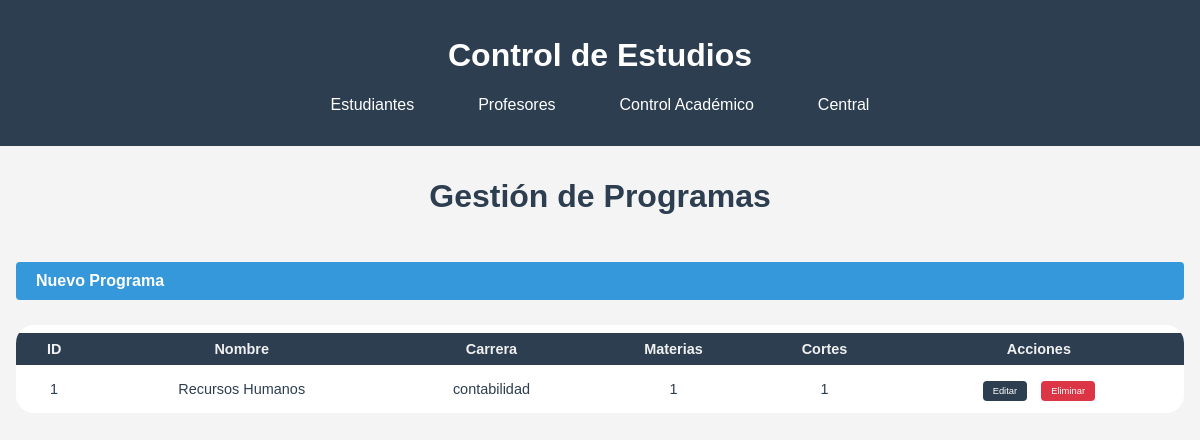
Page /control_academico/programas on the committed database.
### modulos/control_academico/models.py (models this page shows, shortened)
class Programa(db.Model):
    __tablename__ = 'programas'
    id = db.Column(db.Integer, primary_key=True)
    nombre = db.Column(db.String(100), nullable=False)
    carrera_id = db.Column(db.Integer, db.ForeignKey('carreras.id'), nullable=False)
    carrera = db.relationship('Carrera', back_populates='programas')
    materias = db.relationship('Materia', back_populates='programa')
    cortes = db.relationship('Corte', back_populates='programa')

class Carrera(db.Model):
    __tablename__ = 'carreras'
    id = db.Column(db.Integer, primary_key=True)
    nombre = db.Column(db.String(100), nullable=False, unique=True)
    programas = db.relationship('Programa', back_populates='carrera')
    estudiantes = db.relationship('Estudiante', back_populates='carrera')

### modulos/control_academico/routes.py (the view)
@bp.route('/programas')
def listar_programas():
    programas = Programa.query.all()
    carreras = Carrera.query.all()
    return render_template('control_academico/programas.html',
                         programas=programas, carreras=carreras)

### modulos/control_academico/templates/control_academico/programas.html (shortened to what this page needs)
{% extends "central/base.html" %}
{% block content %}
<div class="welcome-container">
    <h1 class="titulo-estudiantes">Gestión de Programas</h1>
    <div class="tabla-estudiantes-contenedor">
        <a href="{{ url_for('control_academico.crear_programa') }}" class="btn-nuevo-estudiante">Nuevo Programa</a>
        <table class="tabla-estudiantes">
            <thead>
                <tr>
                    <th>ID</th>
                    <th>Nombre</th>
                    <th>Carrera</th>
                    <th>Materias</th>
                    <th>Cortes</th>
                    <th>Acciones</th>
                </tr>
            </thead>
            <tbody>
                {% for programa in programas %}
                <tr>
                    <td>{{ programa.id }}</td>
                    <td>{{ programa.nombre }}</td>
                    <td>{{ programa.carrera.nombre }}</td>
                    <td>{{ programa.materias|length }}</td>
                    <td>{{ programa.cortes|length }}</td>
                    <td>
                        <a href="{{ url_for('control_academico.editar_programa', id=programa.id) }}" class="btn-accion editar">Editar</a>
                        <a href="{{ url_for('control_academico.eliminar_programa', id=programa.id) }}" class="btn-accion eliminar" onclick="return confirm('¿Estás seguro de que quieres eliminar este programa?')">Eliminar</a>
                    </td>
                </tr>
                {% endfor %}
            </tbody>
        </table>
    </div>
</div>
{% endblock %}

### modulos/static/css/style.css (style rules this page uses)
body { font-family: Arial, sans-serif; margin: 0; padding: 0; background-color: #f4f4f4; }
.welcome-container { max-width: 1200px; margin: 2rem auto; padding: 0 1rem; }
.welcome-container h1 { text-align: center; color: #2c3e50; margin-bottom: 2rem; }
.titulo-estudiantes { text-align: center; margin-top: 20px; color: #2c3e50; }
a { text-decoration: none ; }
.btn-nuevo-estudiante { text-decoration: none; display: block; margin: 15px auto 25px auto; padding: 10px 20px; background-color: #3498db; color: white; border: none; border-radius: 4px; font-weight: bold; cursor: pointer; transition: background 0.2s; }
.tabla-estudiantes-contenedor { overflow-x: auto; margin: 0 auto; max-width: 2000px; }
.tabla-estudiantes { width: 100%; max-width: 1500; margin: 0 auto 30px auto; border-collapse: separate; border-spacing: 0 8px; border-radius: 18px; margin-bottom: 30px; background: #fff; overflow: hidden; }
.tabla-estudiantes th, .tabla-estudiantes td { padding: 8px 12px; text-align: center; }
.tabla-estudiantes, .tabla-estudiantes th, .tabla-estudiantes td { font-family: Arial, sans-serif; font-size: 0.95em; color: #2c3e50; }
.tabla-estudiantes th { background-color: #2c3e50; color: #f1f0f0; }
.btn-accion { padding: 2px 6px; border-radius: 2px; text-decoration: none; font-size: 0.65em; margin: 0 1px; }
.btn-accion.editar { background: #2c3e50; color: white; }
.btn-accion.eliminar { background: #2c3e50; color: white; }
.btn-accion { padding: 5px 10px; border-radius: 4px; text-decoration: none; color: white; margin: 0 5px; }
.btn-accion.eliminar { background-color: #dc3545; }

### rows in the picture
Programa: id "1", nombre "Recursos Humanos", carrera.nombre "contabilidad", materias|length "1", cortes|length "1"
